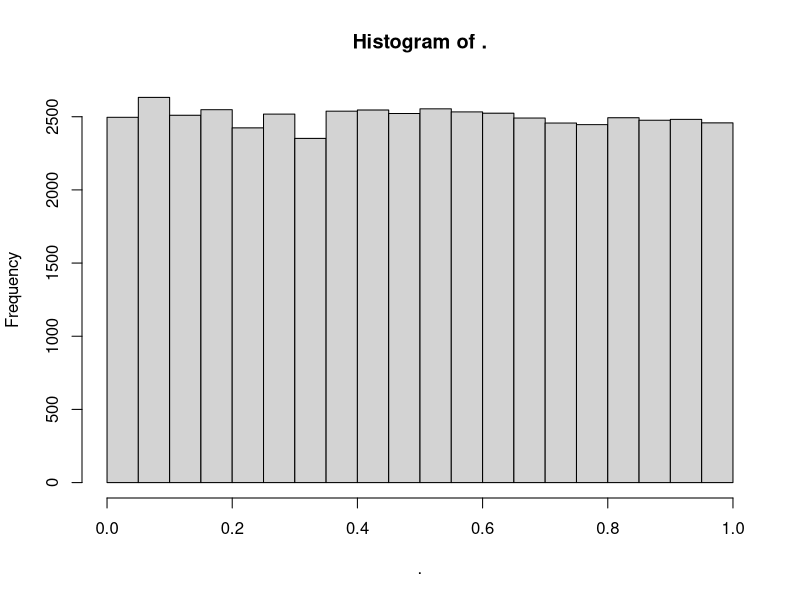
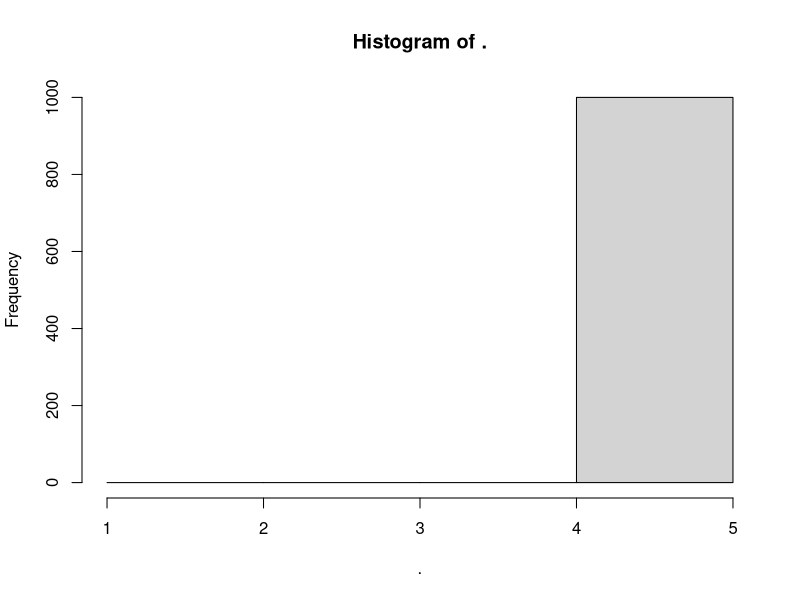
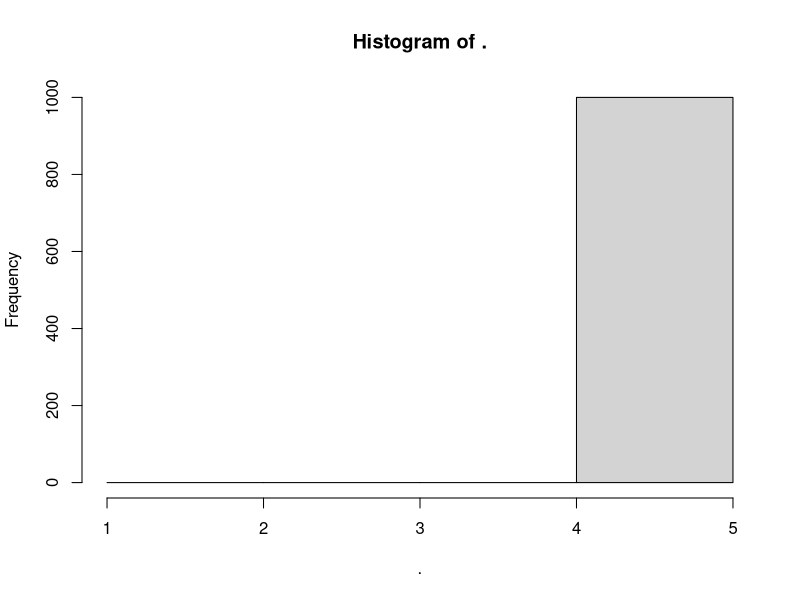

These figures' R source, in order: (Note: a time limit stopped this script after it produced the figures.)
## ---- chunk 1
library(tidyverse)
library(viridis)
knitr::opts_chunk$set(
	echo = FALSE,
	warning = FALSE,
	message = FALSE,
	fig.width = 8, 
  fig.height = 6,
  out.width = "90%"
)
options(
  ggplot2.continuous.colour = "viridis",
  ggplot2.continuous.fill = "viridis"
)
scale_colour_discrete = scale_colour_viridis_d
scale_fill_discrete = scale_fill_viridis_d
theme_set(theme_minimal() + theme(legend.position = "bottom"))
## ---- chunk 2
set.seed(719)
data = runif(50000) %>% 
  tibble() %>% 
  rename("value" = ".")

data %>% 
  pull(value) %>% 
  hist(.)
## ---- chunk 3
design3plus3 = function(p = c(0.017, 0.043, 0.1, 0.22, 0.41)) {
  ntox = 0
  i = 1
  j = 1
  l = 1
  res = vector(mode = "list", length = 1000)
  fin = NULL
  for (l in 1:1000) {
    while (ntox < 2 && i %in% c(1:5) && j %in% 1:16666) {
      for (k in (3*(j-1)+1):(3*(j-1)+3)) {
        ntox = if_else(pull(data, value)[[k]] < p[[i]], (ntox + 1), ntox)
        res = rbind(res, cbind(ntox, i, k, l))
      }
      if(ntox == 1) {
        for (k in (3*j+1):(3*j+3)) {
          ntox = if_else(pull(data, value)[[k]] < p[[i]], (ntox + 1), ntox)
          res = rbind(res, cbind(ntox, i, k, l))
        }
        j = j + 1
      }
      ntox = 0
      i = i + 1
      j = j + 1
    }
    fin[[l]] = res %>% 
      data.frame() %>% 
      tibble() %>% 
      unnest(cols = c(ntox, i, k, l)) %>% 
      summarize(ntox = last(ntox),
                i = last(i),
                k = last(k),
                l = last(l))
    i = 1
    j = k/3
    ntox = 0
    l = l + 1
  }
  fin = bind_rows(fin)
  return(fin)
}
## ---- chunk 4
finl_df = design3plus3()
## ---- chunk 5
finl_df %>% 
  pull(i) %>% 
  hist(breaks = c(1, 2, 3, 4, 5))
## ---- chunk 6
finl_df1 = design3plus3(p = c(0.10, 0.22, 0.41, 0.64, 0.81))
## ---- chunk 7
finl_df1 %>% 
  pull(i) %>% 
  hist(breaks = c(1:5))
## ---- chunk 8
finl_df2 = design3plus3(p = c(0.043, 0.10, 0.22, 0.41, 0.64))
## ---- chunk 9
finl_df2 %>% 
  pull(i) %>% 
  hist(breaks = c(1:5))
## ---- chunk 10
finl_df3 = design3plus3(p = c(0.007, 0.017, 0.043, 0.10, 0.22))
## ---- chunk 11
finl_df3 %>% 
  pull(i) %>% 
  hist(breaks = c(1:5))
## ---- chunk 12
finl_df4 = design3plus3(p = c(0.003, 0.007, 0.017, 0.043, 0.10))
## ---- chunk 13
finl_df4 %>% 
  pull(i) %>% 
  hist(breaks = c(1:5))
